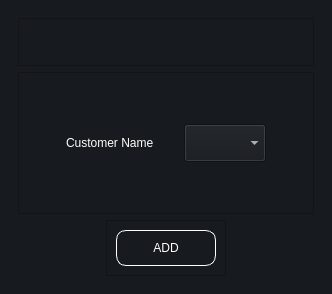
<?xml version="1.0" encoding="UTF-8"?>
<ui version="4.0">
 <class>MainWindow</class>
 <widget class="QMainWindow" name="MainWindow">
  <property name="geometry">
   <rect>
    <x>0</x>
    <y>0</y>
    <width>332</width>
    <height>294</height>
   </rect>
  </property>
  <property name="windowTitle">
   <string>MainWindow</string>
  </property>
  <widget class="QWidget" name="centralwidget">
   <property name="styleSheet">
    <string notr="true">* {
color: white;
background: rgb(23, 26, 30);
}
QLabel {
font: 12pt &quot;MS Shell Dlg 2&quot;;
}
QComboBox {
padding: 10px;
}</string>
   </property>
   <layout class="QVBoxLayout" name="verticalLayout_2">
    <item>
     <widget class="QFrame" name="contentBottom">
      <property name="frameShape">
       <enum>QFrame::NoFrame</enum>
      </property>
      <property name="frameShadow">
       <enum>QFrame::Raised</enum>
      </property>
      <layout class="QVBoxLayout" name="verticalLayout_6">
       <property name="spacing">
        <number>0</number>
       </property>
       <property name="leftMargin">
        <number>0</number>
       </property>
       <property name="topMargin">
        <number>0</number>
       </property>
       <property name="rightMargin">
        <number>0</number>
       </property>
       <property name="bottomMargin">
        <number>0</number>
       </property>
       <item>
        <widget class="QFrame" name="content">
         <property name="frameShape">
          <enum>QFrame::NoFrame</enum>
         </property>
         <property name="frameShadow">
          <enum>QFrame::Raised</enum>
         </property>
         <layout class="QVBoxLayout" name="verticalLayout" stretch="1,3,1">
          <item>
           <widget class="QFrame" name="frame_3">
            <property name="frameShape">
             <enum>QFrame::StyledPanel</enum>
            </property>
            <property name="frameShadow">
             <enum>QFrame::Raised</enum>
            </property>
            <layout class="QHBoxLayout" name="horizontalLayout_4">
             <item>
              <widget class="QLabel" name="status_label">
               <property name="styleSheet">
                <string notr="true">color: rgb(189, 147, 249);</string>
               </property>
               <property name="text">
                <string/>
               </property>
               <property name="alignment">
                <set>Qt::AlignCenter</set>
               </property>
               <property name="wordWrap">
                <bool>true</bool>
               </property>
              </widget>
             </item>
            </layout>
           </widget>
          </item>
          <item>
           <widget class="QFrame" name="frame_2">
            <property name="styleSheet">
             <string notr="true"/>
            </property>
            <property name="frameShape">
             <enum>QFrame::StyledPanel</enum>
            </property>
            <property name="frameShadow">
             <enum>QFrame::Raised</enum>
            </property>
            <layout class="QGridLayout" name="gridLayout">
             <property name="leftMargin">
              <number>0</number>
             </property>
             <property name="rightMargin">
              <number>0</number>
             </property>
             <property name="horizontalSpacing">
              <number>30</number>
             </property>
             <property name="verticalSpacing">
              <number>25</number>
             </property>
             <item row="3" column="3">
              <spacer name="horizontalSpacer_5">
               <property name="orientation">
                <enum>Qt::Horizontal</enum>
               </property>
               <property name="sizeHint" stdset="0">
                <size>
                 <width>40</width>
                 <height>20</height>
                </size>
               </property>
              </spacer>
             </item>
             <item row="3" column="1">
              <widget class="QLabel" name="label_3">
               <property name="text">
                <string>Customer Name</string>
               </property>
              </widget>
             </item>
             <item row="0" column="1">
              <spacer name="verticalSpacer">
               <property name="orientation">
                <enum>Qt::Vertical</enum>
               </property>
               <property name="sizeHint" stdset="0">
                <size>
                 <width>20</width>
                 <height>40</height>
                </size>
               </property>
              </spacer>
             </item>
             <item row="5" column="2">
              <spacer name="verticalSpacer_2">
               <property name="orientation">
                <enum>Qt::Vertical</enum>
               </property>
               <property name="sizeHint" stdset="0">
                <size>
                 <width>20</width>
                 <height>40</height>
                </size>
               </property>
              </spacer>
             </item>
             <item row="3" column="0">
              <spacer name="horizontalSpacer_3">
               <property name="orientation">
                <enum>Qt::Horizontal</enum>
               </property>
               <property name="sizeHint" stdset="0">
                <size>
                 <width>40</width>
                 <height>20</height>
                </size>
               </property>
              </spacer>
             </item>
             <item row="3" column="2">
              <widget class="QComboBox" name="comboBox"/>
             </item>
            </layout>
           </widget>
          </item>
          <item alignment="Qt::AlignHCenter">
           <widget class="QFrame" name="frame">
            <property name="styleSheet">
             <string notr="true">
/* Top Buttons */
QPushButton {  background-color: rgb(23, 26, 30); border: none;  border-radius: 5px; padding: 10px}
QPushButton:hover { background-color: rgb(44, 49, 57); border-style: solid; border-radius: 4px; }
QPushButton:pressed { background-color: rgb(23, 26, 30); border-style: solid; border-radius: 4px; }</string>
            </property>
            <property name="frameShape">
             <enum>QFrame::StyledPanel</enum>
            </property>
            <property name="frameShadow">
             <enum>QFrame::Raised</enum>
            </property>
            <layout class="QVBoxLayout" name="verticalLayout_3">
             <item>
              <widget class="QPushButton" name="add_buttton">
               <property name="minimumSize">
                <size>
                 <width>100</width>
                 <height>0</height>
                </size>
               </property>
               <property name="styleSheet">
                <string notr="true">border: 1px solid white; border-radius: 10px;</string>
               </property>
               <property name="text">
                <string>ADD</string>
               </property>
              </widget>
             </item>
            </layout>
           </widget>
          </item>
         </layout>
        </widget>
       </item>
      </layout>
     </widget>
    </item>
   </layout>
  </widget>
 </widget>
 <resources>
  <include location="../../../../../../Downloads/Ecommerce-Desktop-App-master/Ecommerce-Desktop-App-master/interface/resources.qrc"/>
 </resources>
 <connections/>
</ui>
